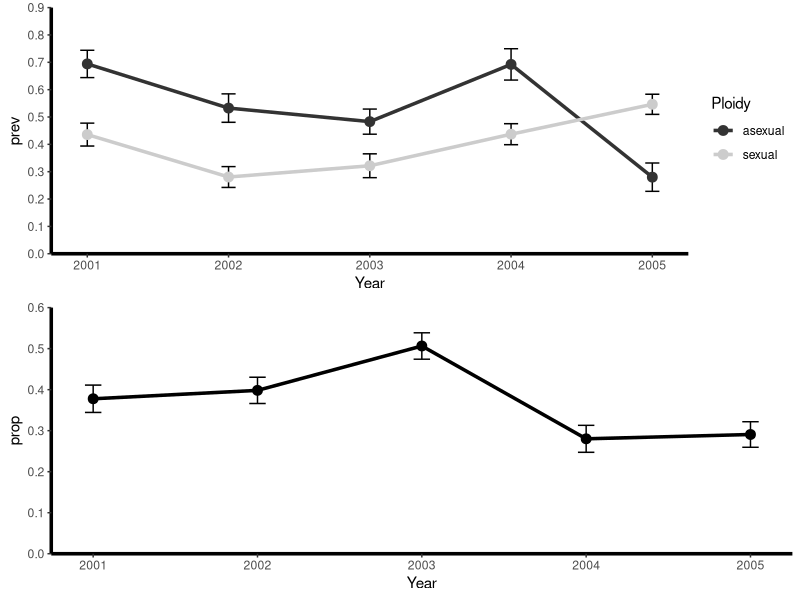
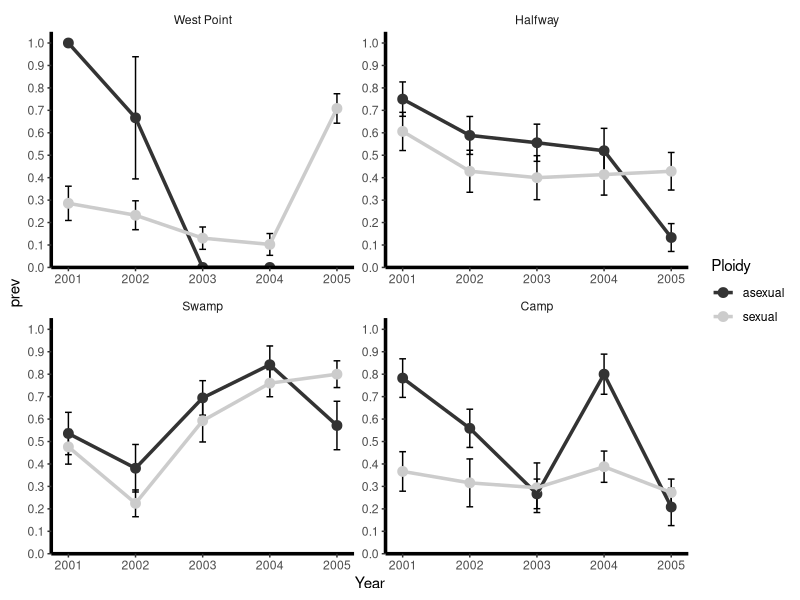
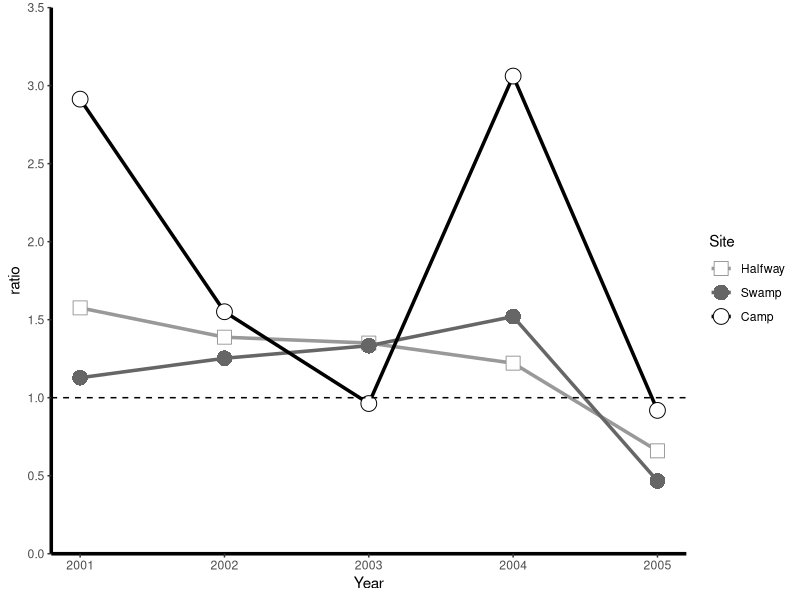

Recreate these plots in R, in order.
library(ggplot2); theme_set(theme_bw())
library(gridExtra)
library(MASS) ## for contr.sdif
## load MASS *first*, select() masks dplyr!
library(dplyr)
library(tidyr)
library(car)
library(readxl)

geom_errorbar <- function(...) ggplot2::geom_errorbar(..., width=0.1)
geom_point <- function(...) ggplot2::geom_point(..., size=3)
geom_line <- function(...) ggplot2::geom_line(..., size=1.2)

vergara_theme <- theme(
    axis.line = element_line(colour = "black", size=1.2),
    panel.grid.major = element_blank(),
    panel.grid.minor = element_blank(),
    panel.border = element_blank(),
    panel.background = element_blank(),
    strip.background = element_blank()
)
vergara <- read_excel("../data/vergara2014.xlsx")

cols <- c("Year", "Site", "Gender", "Ploidy")
vergara[cols] <- lapply(vergara[cols], factor)
vergara <- filter(vergara, Ploidy != "UNKNOWN")
vergara_nomale <- vergara %>%
    filter(Gender != "male")

fit <- glm(Microphallus~(Year+Site+Ploidy)^2, 
           family=binomial("logit"), 
           data=vergara_nomale,
           contrasts=list(Year=MASS::contr.sdif))
Anova(fit, test.statistic = "Wald", type="2")

## Figures

## It seems like Vergara et al are using population standard deviation
## instead of sample standard deviation
## See figure 2 West point 2002
sd2 <- function(x) sd(x) * sqrt((length(x)-1)/length(x))


sites <- c("West Point", "Halfway", "Swamp", "Camp")
vergara_base <- vergara_nomale %>%
    mutate(Site=factor(Site, level=sites), Year=as.numeric(as.character(Year)))

vergara_fig1a <- vergara_base %>% 
    group_by(Year, Ploidy) %>%
    summarize(prev=sum(Microphallus)/length(Microphallus),
              se=sd2(Microphallus)/sqrt(length(Microphallus)))

vergara_fig1b <- vergara_base %>%
    group_by(Year) %>%
    summarize(prop=sum(Ploidy=="asexual")/length(Ploidy),
              se=sd(Microphallus)/sqrt(length(Microphallus)))

fig1a_base <- ggplot(vergara_fig1a, aes(Year, prev, col=Ploidy, group=Ploidy))+
    geom_errorbar(aes(ymin=prev-se, ymax=prev+se), col="black") +
    geom_point() + 
    geom_line() +
    vergara_theme +
    scale_color_grey()

fig1a <- fig1a_base +
    scale_y_continuous(limits=c(0, 0.9), breaks=seq(0, 0.9, by=0.1), expand=c(0,0))

fig1b <- ggplot(vergara_fig1b, aes(Year, prop)) +
    geom_errorbar(aes(ymin=prop-se, ymax=prop+se)) +
    geom_point() +
    geom_line() +
    scale_y_continuous(limits=c(0, 0.6), breaks=seq(0, 0.6, by=0.1), expand=c(0,0)) +
    vergara_theme

grid.arrange(fig1a, fig1b)

## Figure 2
vergara_fig2 <- vergara_base %>%
    group_by(Year, Site, Ploidy) %>%
    summarize(prev=sum(Microphallus)/length(Microphallus), 
              se=sd2(Microphallus)/sqrt(length(Site)),
              Site.count=length(Site))

fig1a_base %+% vergara_fig2 +
    facet_wrap(~Site, scales="free") +
    scale_y_continuous(limits=c(0, 1.05), breaks=seq(0, 1, by=0.1), expand=c(0,0))


## Figure 3
vergara_fig3 <- vergara_fig2 %>%
    filter(Site != "West Point") %>%
    select(-c(se,Site.count)) %>%
    spread(Ploidy, prev) %>%
    summarize(ratio=(1-sexual)/(1-asexual))

ggplot(vergara_fig3, aes(Year, ratio, col=Site, shape=Site)) +
    geom_line() +
    geom_point(size=5,fill="white") +
    geom_hline(yintercept=1, lty=2) +
    ## current order is Halfway, Swamp, Camp
    scale_shape_manual(values=c(22,16,21))+
    scale_y_continuous(limits=c(0, 3.5), breaks=seq(0, 3.5, by=0.5),
                       expand=c(0,0)) +
    vergara_theme +
    scale_color_manual(values=gray(c(0.6,0.4,0.0)))

########### corelation

vlm <- vergara %>% 
    group_by(Year, Site) %>%
    summarize(prev=sum(Microphallus==1)/length(Microphallus), 
              freq=sum(Gender=="male")/length(Gender)) %>%
    do(res=lm(freq~prev, data=.))

lapply(vlm$res, summary)

